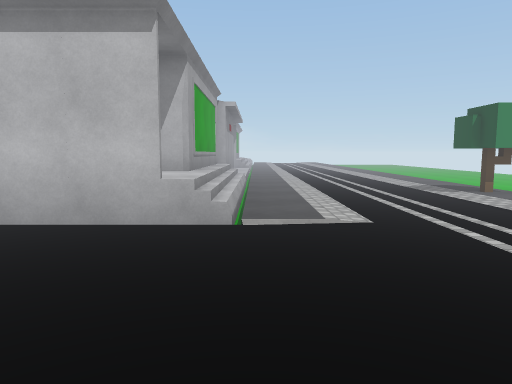
View 1 (above)

17 first-person views from a walk through a scene from a Unity 3-D project. The camera is 1.3 m above the floor, tilts 6° down and sees 70° across. The floor is counted in squares, 2 m on a side. Each view is taken from the middle of a square. On the plan, view 1 faces up. The plan holds only what a view shows up to about 11 squares ahead; the rest is blank. The place goes on beyond the plan. The player is left out. Some animated figures are left out. Some surface patterns are stand-ins.

View 2
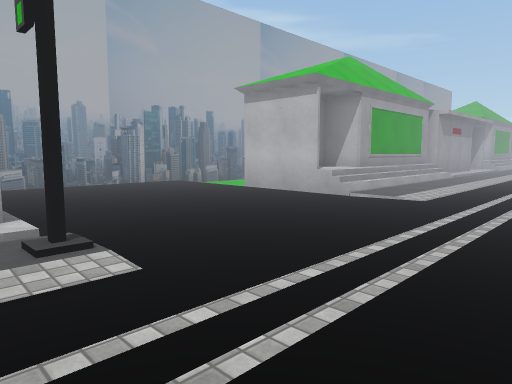

View 3
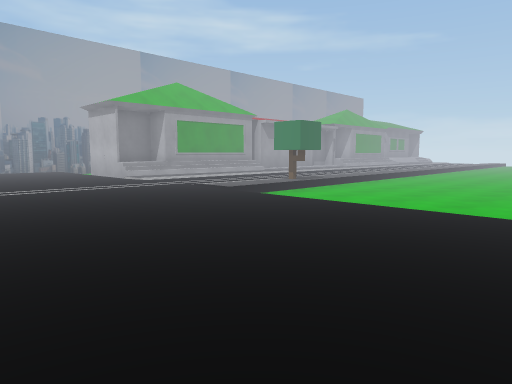

View 4
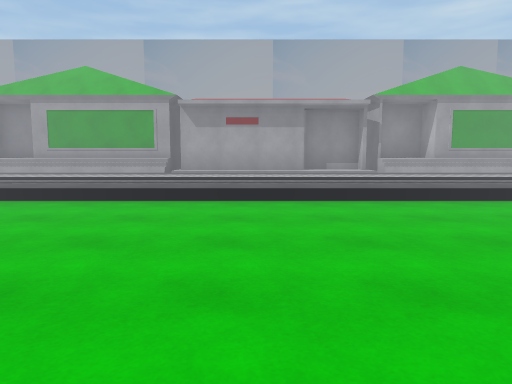

View 5
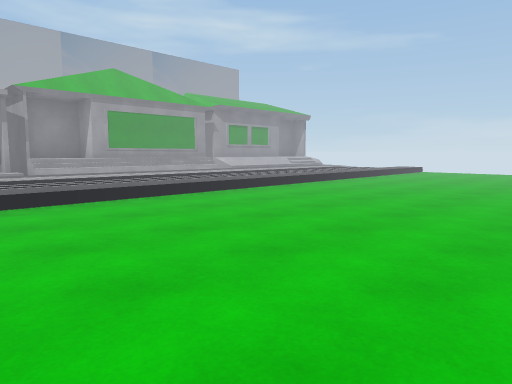

View 6
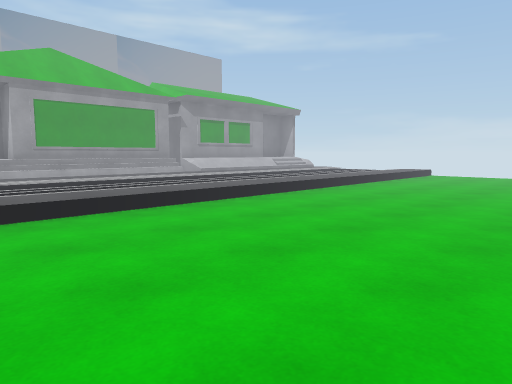

View 7
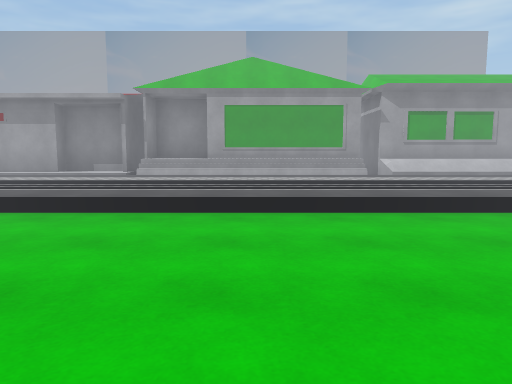

View 8
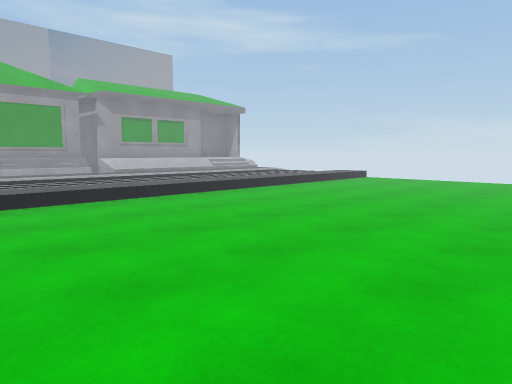

View 9
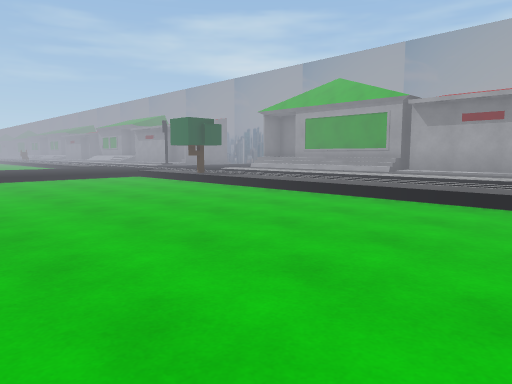

View 10
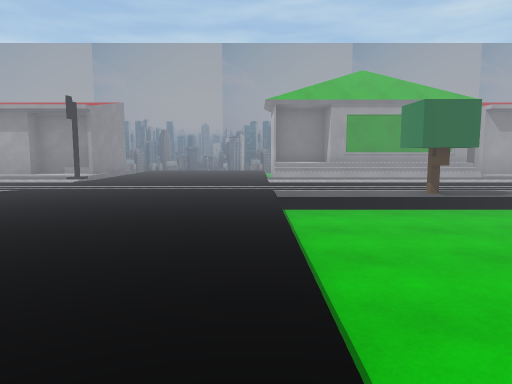

View 11
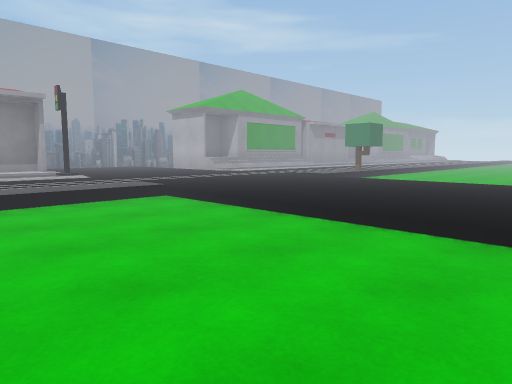

View 12
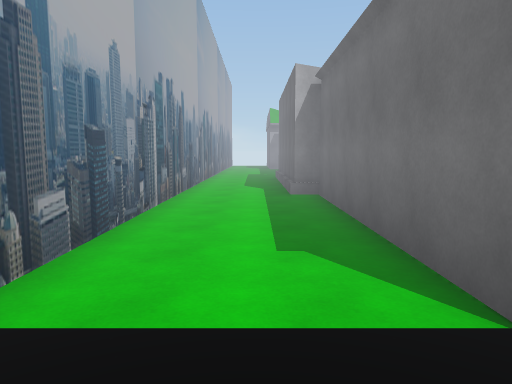

View 13
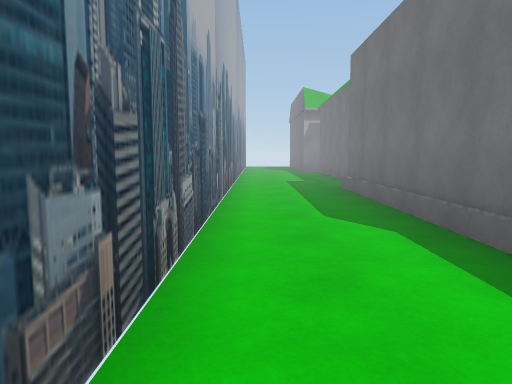

View 14
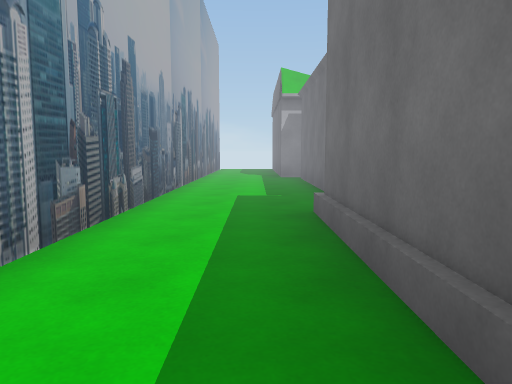

View 15
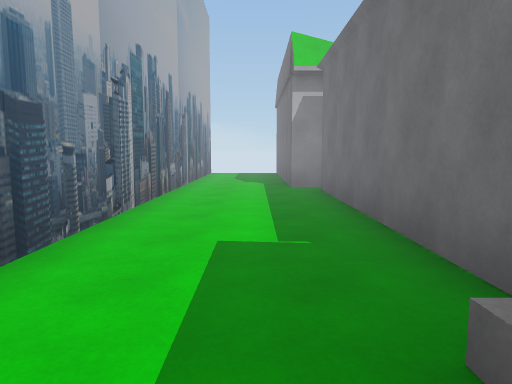

View 16
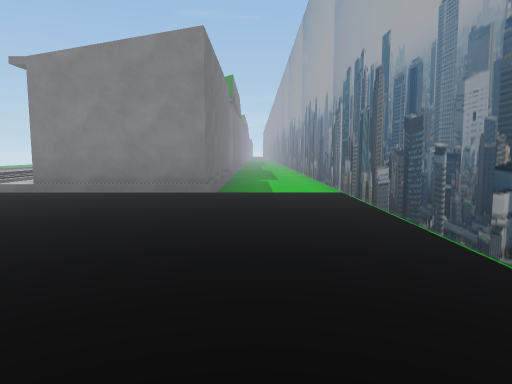

View 17
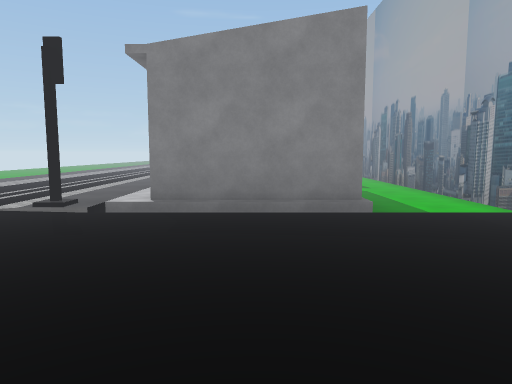

### Floor plan
Key: @ floor where view 1 was taken; # wall or solid block; x gap in a wall; . main floor; : floor 0.25 m higher than the main floor; + floor 0.5 m higher than the main floor; / step, stairs or slope; ^ raised ledge; T tree.
Columns run from 6 left of view 1 to 9 right of it. Each row starts with its distance up from view 1.
 21 #..###/:::/....
 20 #..###/:::/....
 19 #...##/:::/.....
 18 #...##/:::/.....
 17 #...##/:::/.....
 16 #...##/:::/.....
 15 #...#^/:::/.....
 14 #..###/:::/.....
 13 #..##+/:::/.....
 12 #..###/:::/.....
 11 #..###/:::/.....
 10 #..###/:::/.....
  9 #..###/:::/....
  8 #...##/:::/....
  7 #...##/:::/....
  6 #...##/:::T....
  5 #...#^/:::/....
  4 #...#^/:::/....
  3 #/:::::::::::::/
  2 #/:::::::::::::/
  1 #/:::::::::::::/
  0 #/::::@::::::::/
 -1 #///#x/::://////
 -2 #..##+/:::/.....
 -3 #..###/:::/.....
 -4 #..###/:::  ....

Where each view was taken, in squares from view 1:
view 1: 0 up, 0 right, facing up
view 2: 2 down, 3 right, facing up-left
view 3: 1 down, 9 right, facing up-left
view 4: 11 up, 9 right, facing left
view 5: 12 up, 9 right, facing up-left
view 6: 14 up, 8 right, facing up-left
view 7: 17 up, 8 right, facing left
view 8: 16 up, 9 right, facing up-left
view 9: 13 up, 9 right, facing down-left
view 10: 3 up, 9 right, facing left
view 11: 4 down, 9 right, facing up-left
view 12: 2 up, 4 left, facing up
view 13: 7 up, 5 left, facing up
view 14: 10 up, 4 left, facing up
view 15: 13 up, 4 left, facing up
view 16: 4 up, 4 left, facing down
view 17: 3 up, 2 left, facing down
